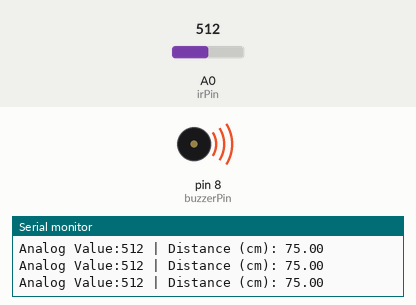
A sketch run on a simulated Arduino Uno, built with avr-gcc and run on an emulated ATmega328P. Shown: buzzer (waves = sounding, pin HIGH), the last lines printed to the serial monitor. The test bench sets the inputs (shaded band); at power-on: A0 (irPin) = 512.

Above: at 1.3 s.
1.4 s: A0 (irPin) set to 603
2.9 s: A0 (irPin) set to 627
At 3.9 s:
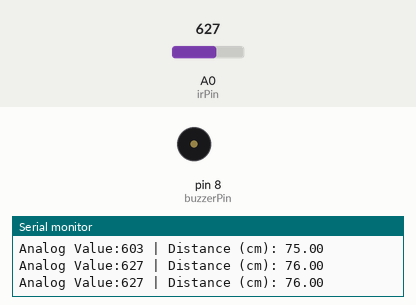
4.5 s: A0 (irPin) set to 511
At 5.1 s:
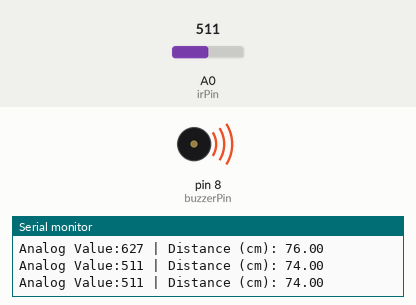
6.0 s: A0 (irPin) set to 716
At 6.4 s:
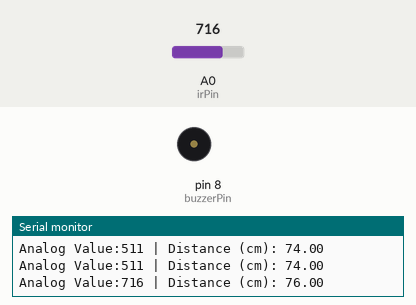
Timing chart, 0 to 8.5 s (numbered marks = the images above; inputs shaded):
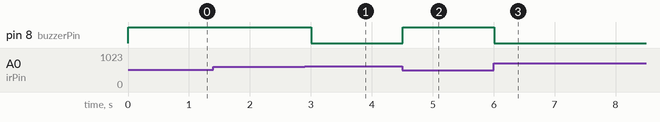

Measured:
- the behaviour switches between 613 and 614 on A0 (irPin) (found by bisection; images 0 and 1)
- after the input at 2.9 s, pin 8 (buzzerPin): HIGH → LOW after 0.11 s
- after the input at 4.5 s, pin 8 (buzzerPin): LOW → HIGH at once
- after the input at 6.0 s, pin 8 (buzzerPin): HIGH → LOW at once

The sketch:

lcd_run_letter_disply_.ino
```cpp
const int irPin = A0;   // Analog pin connected to the IR sensor
const int buzzerPin = 8; // Buzzer connected to PWM pin 9
int sensorValue = 0;    // Variable to store the analog reading
float distance = 0;     // Variable to store the calculated distance

void setup() {
  Serial.begin(9600);    // Start the serial communication
  pinMode(buzzerPin, OUTPUT); // Set the buzzer pin as an output
}

void loop() {
  sensorValue = analogRead(irPin); // Read the analog value from the IR sensor
  distance = map(sensorValue, 0, 1023, 70, 80); // Map the sensor reading to distance (in cm)

  // Alternatively, use a specific conversion equation provided by the sensor's datasheet
  // e.g., distance = 6787 / (sensorValue - 3) - 4;

  // Print the sensor value and calculated distance
  Serial.print("Analog Value:");
  Serial.print(sensorValue);
  Serial.print(" | Distance (cm): ");
  Serial.println(distance);

  // Control the buzzer volume based on distance
  int buzzerVolume = map(distance, 70, 80, 255, 0); // Closer distance = louder buzzer
  buzzerVolume = constrain(buzzerVolume, 0, 255);   // Ensure the PWM value stays within 0-255

  analogWrite(buzzerPin, buzzerVolume); // Output PWM to the buzzer to control the volume

  delay(500); // Wait for half a second before taking the next reading
}
```
